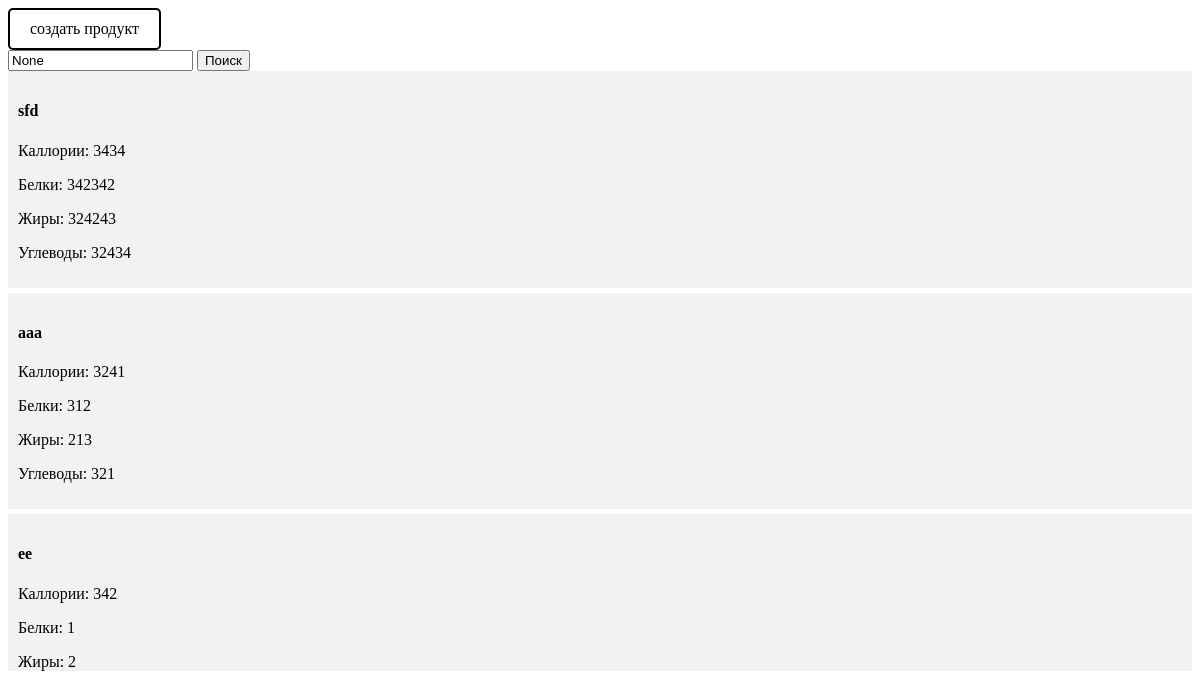
The page /eatingbase/ on the database its author committed.
### webflut/models.py (models this page shows)
class Add_Product(models.Model):
    name = models.TextField()
    calories_in = models.TextField()
    proteins = models.TextField()
    fats = models.TextField()
    carbohydrates = models.TextField()

### webflut/views.py (the view)
# urls.py: path('eatingbase/', views.eatingbase, name='eatingbase'),
def eatingbase(request):
    search_query = request.GET.get('search')
    if request.method == 'POST':
        form = AddProductForm(request.POST)
        if form.is_valid():
            form.save()
            return render(request, 'eatingbase.html', {'form': form, 'search_query': search_query})
    else:
        form = AddProductForm()
    products = Add_Product.objects.all()
    if search_query:
        products = products.filter(name__icontains=search_query)
    return render(request, 'eatingbase.html', {'form': form, 'products': products, 'search_query': search_query})

### webflut/forms.py
class AddProductForm(forms.ModelForm):
    class Meta:
        model = Add_Product
        fields = ['name', 'calories_in', 'proteins', 'fats', 'carbohydrates',]

### webflut/templates/eatingbase.html (shortened to what this page needs)
{% load static %}
<!DOCTYPE html>
<html lang="en">
<head>
  <link href="{% static 'css/main.css' %}" rel="stylesheet">
</head>
<body>
<a href="#" class="buttonMod" onclick="openModal()">создать продукт</a>
<form action="" method="GET">
  <input type="text" name="search" placeholder="Search by name" value="{{ search_query }}">
  <button type="submit">Поиск</button>
</form>
<div class="product-container">
{% for product in products %}
  <div class="product-item">
    <h4>{{ product.name }}</h4>
    <p>Каллории: {{ product.calories_in }}</p>
    <p>Белки: {{ product.proteins }}</p>
    <p>Жиры: {{ product.fats }}</p>
    <p>Углеводы: {{ product.carbohydrates }}</p>
  </div>
{% empty %}
  <p>Ничего не найдено</p>
{% endfor %}
</div>
</body>
</html>

### webflut/static/css/main.css (style rules this page uses)
.product-container { max-height: 600px; overflow-y: auto; }
.product-item { background-color: #f2f2f2; margin-bottom: 5px; padding: 10px; }
.buttonMod { display: inline-block; font-size: 16px; border: 2px solid #000; padding: 10px 20px; text-decoration: none; background-color: #fff; color: #000; border-radius: 5px; transition: all 0.3s ease; }

### rows shown on the page
Add_Product: name "sfd", calories_in "3434", proteins "342342", fats "324243", carbohydrates "32434"
Add_Product: name "aaa", calories_in "3241", proteins "312", fats "213", carbohydrates "321"
Add_Product: name "ее", calories_in "342", proteins "1", fats "2"
